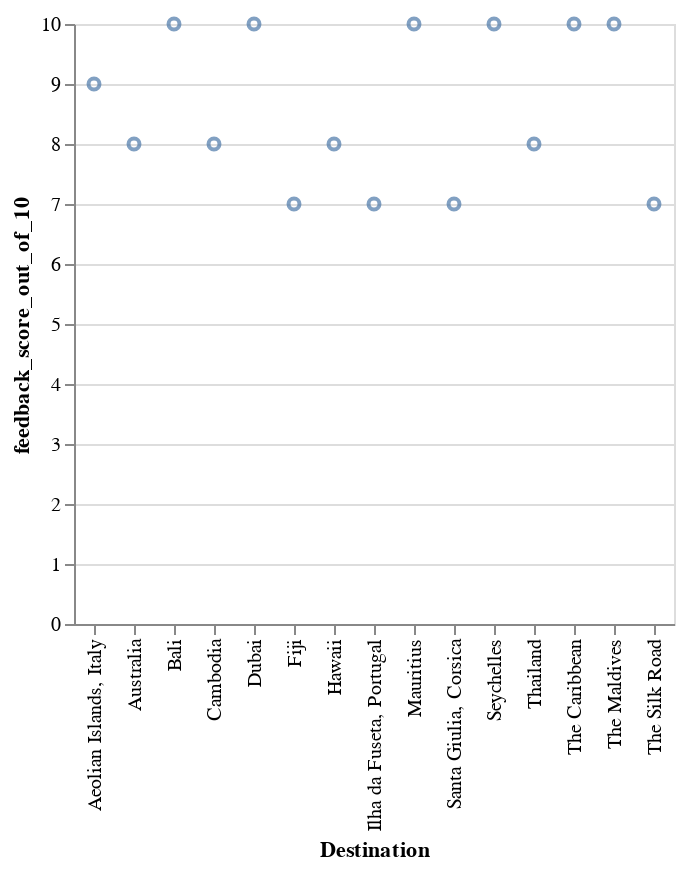

This figure's notebook cell:
### Code cell
import matplotlib.pyplot as plt

#2. Create a data visualisation diagram to show destination and highest scores?

df = pd.DataFrame({'Destination': ("Dubai", "The Caribbean", "Bali", "Seychelles", "The Silk Road", 
                    "Thailand", "Mauritius", "The Maldives", "Hawaii", "Aeolian Islands, Italy", "Ilha da Fuseta, Portugal", 
                    "Santa Giulia, Corsica", "Fiji", "Australia", "Cambodia"),
                   'feedback_score_out_of_10': [10, 10, 10, 10, 7, 8, 10, 10, 8, 9, 7, 7, 7, 8, 8]
                     })

chart = alt.Chart(df).mark_point().encode(x='Destination', y='feedback_score_out_of_10')

chart

### Figure 1 — Vega-Lite specification as saved in the notebook (floating-point values rounded to 4 significant figures)
{"config": {"view": {"continuousWidth": 400, "continuousHeight": 300}}, "data": {"name": "data-d9fe892fe569f195ee54ebf80a98155e"}, "mark": "point", "encoding": {"x": {"field": "Destination", "type": "nominal"}, "y": {"field": "feedback_score_out_of_10", "type": "quantitative"}}, "$schema": "https://vega.github.io/schema/vega-lite/v4.17.0.json", "datasets": {"data-d9fe892fe569f195ee54ebf80a98155e": [{"Destination": "Dubai", "feedback_score_out_of_10": 10}, {"Destination": "The Caribbean", "feedback_score_out_of_10": 10}, {"Destination": "Bali", "feedback_score_out_of_10": 10}, {"Destination": "Seychelles", "feedback_score_out_of_10": 10}, {"Destination": "The Silk Road", "feedback_score_out_of_10": 7}, {"Destination": "Thailand", "feedback_score_out_of_10": 8}, {"Destination": "Mauritius", "feedback_score_out_of_10": 10}, {"Destination": "The Maldives", "feedback_score_out_of_10": 10}, {"Destination": "Hawaii", "feedback_score_out_of_10": 8}, {"Destination": "Aeolian Islands, Italy", "feedback_score_out_of_10": 9}, {"Destination": "Ilha da Fuseta, Portugal", "feedback_score_out_of_10": 7}, {"Destination": "Santa Giulia, Corsica", "feedback_score_out_of_10": 7}, {"Destination": "Fiji", "feedback_score_out_of_10": 7}, {"Destination": "Australia", "feedback_score_out_of_10": 8}, {"Destination": "Cambodia", "feedback_score_out_of_10": 8}]}}
